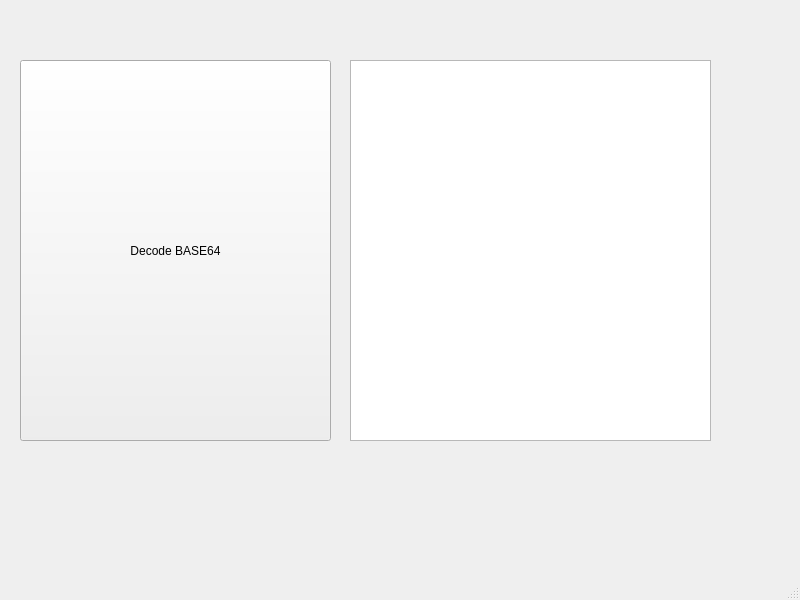
<?xml version="1.0" encoding="UTF-8"?>
<ui version="4.0">
 <class>MainWindow</class>
 <widget class="QMainWindow" name="MainWindow">
  <property name="geometry">
   <rect>
    <x>0</x>
    <y>0</y>
    <width>800</width>
    <height>600</height>
   </rect>
  </property>
  <property name="windowTitle">
   <string>MainWindow</string>
  </property>
  <widget class="QWidget" name="centralwidget">
   <widget class="QTextEdit" name="textEdit">
    <property name="geometry">
     <rect>
      <x>350</x>
      <y>60</y>
      <width>361</width>
      <height>381</height>
     </rect>
    </property>
   </widget>
   <widget class="QPushButton" name="pushButton">
    <property name="geometry">
     <rect>
      <x>20</x>
      <y>60</y>
      <width>311</width>
      <height>381</height>
     </rect>
    </property>
    <property name="text">
     <string>Decode BASE64</string>
    </property>
   </widget>
  </widget>
  <widget class="QMenuBar" name="menubar">
   <property name="geometry">
    <rect>
     <x>0</x>
     <y>0</y>
     <width>800</width>
     <height>22</height>
    </rect>
   </property>
  </widget>
  <widget class="QStatusBar" name="statusbar"/>
 </widget>
 <resources/>
 <connections/>
</ui>
